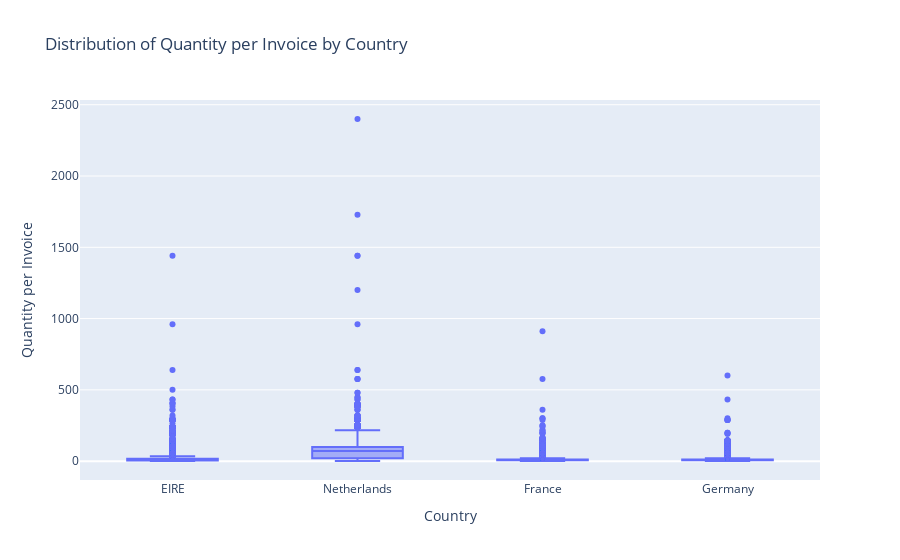

Notebook code cell kept with this figure:
### Markdown cell above
## 4. Create a set of interactive histograms showing the distributions of quantity per invoice for the following countries: EIRE, Germany, France, and Netherlands.

### Code cell
countries = ['EIRE', 'Germany', 'France', 'Netherlands']
filtered_data = df[df['Country'].isin(countries)]

##fig = px.box(
    filtered_data,
    x='Country',
    y='Quantity',
    title='Distribution of Quantity per Invoice by Country',
    labels={'Quantity': 'Quantity per Invoice'},
)

##fig.show()

### Figure 1 — Plotly figure (JSON) as saved in the notebook; plotly's stock layout.template omitted (floating-point values rounded to 4 significant figures; data arrays with more than 128 entries replaced by an {"elided": "..."} marker saying what was removed)
{"data": [{"alignmentgroup": "True", "hovertemplate": "Country=%{x}<br>Quantity per Invoice=%{y}<extra></extra>", "legendgroup": "", "marker": {"color": "#636efa"}, "name": "", "notched": false, "offsetgroup": "", "orientation": "v", "showlegend": false, "type": "box", "x": {"elided": "26150 str values"}, "x0": " ", "xaxis": "x", "y": {"elided": "26150 int values"}, "y0": " ", "yaxis": "y"}], "layout": {"boxmode": "group", "legend": {"tracegroupgap": 0}, "title": {"text": "Distribution of Quantity per Invoice by Country"}, "xaxis": {"anchor": "y", "domain": [0, 1], "title": {"text": "Country"}}, "yaxis": {"anchor": "x", "domain": [0, 1], "title": {"text": "Quantity per Invoice"}}}}
